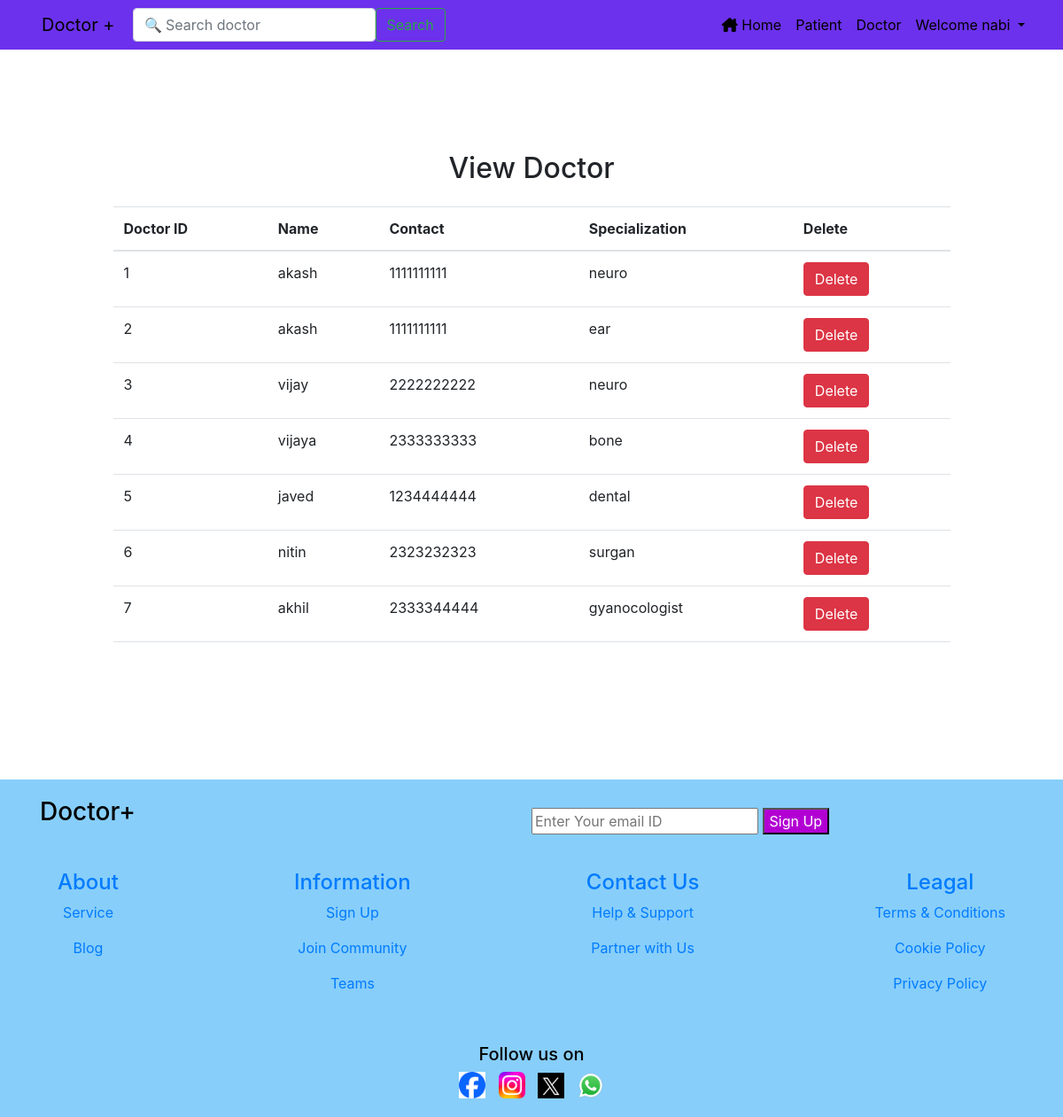
The page /view_doctor/ (signed in) on the database as committed earlier.
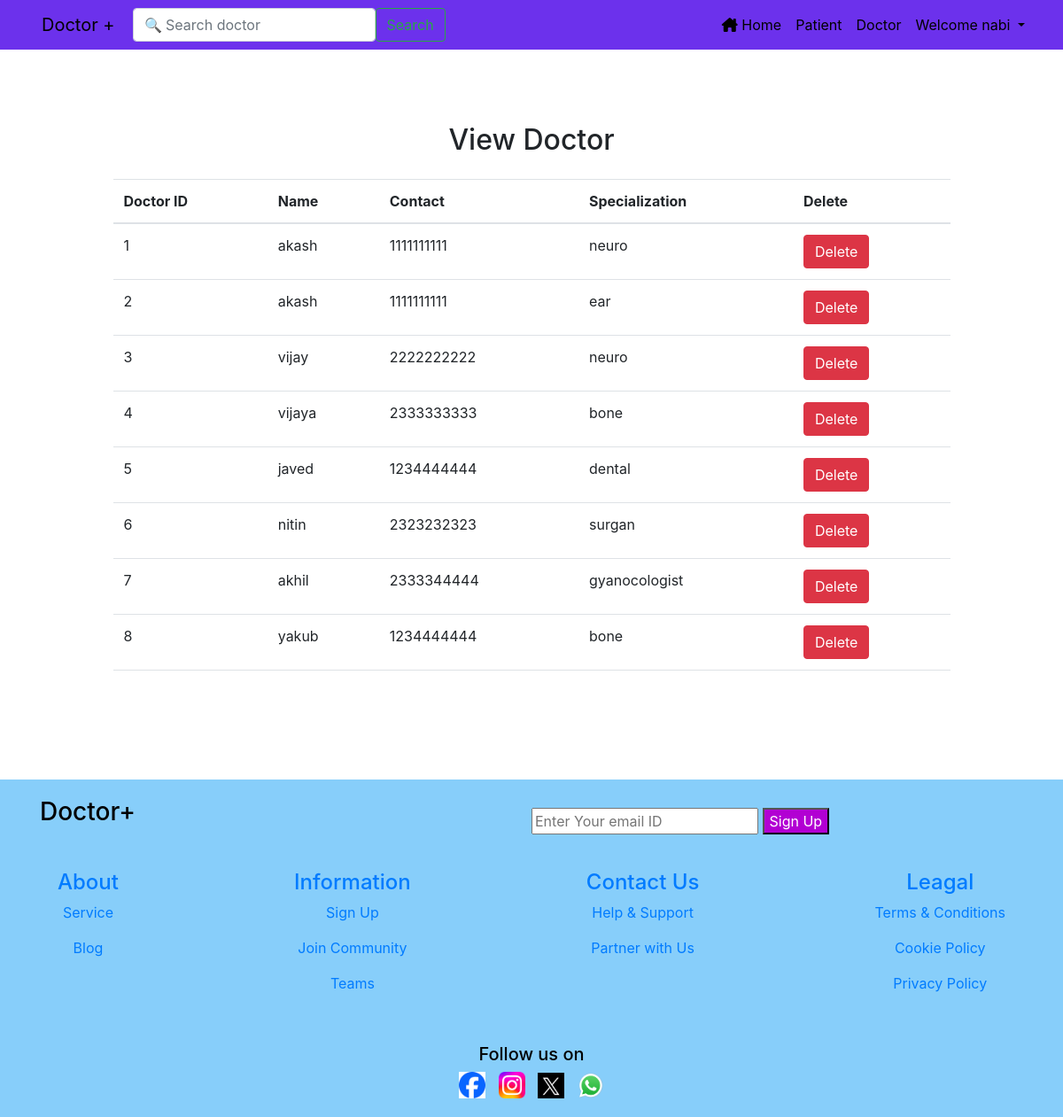
The same page on the database as committed later.
### management/models.py (models this page shows, shortened)
class Doctor(models.Model):
    name = models.CharField(max_length=50)
    mobile = models.IntegerField()
    special = models.CharField(max_length=50)

### management/views.py (the view)
# urls.py: path('view_doctor/', View_Doctor, name='view_doctor'),
def View_Doctor(request):
    if not request.user.is_authenticated:
        return redirect('login')
    doc = Doctor.objects.all()
    d = {'doc': doc}
    return render(request,'view_doctor.html', d)

### management/templates/view_doctor.html (shortened to what this page needs)
{% extends 'homebase.html' %}
{% load static %}
{% block body %}
<div class="container-fluid center-content">
  <div class="col-md-10">
    <h2 class="text-center mb-4">View Doctor</h2>
    <table class="table table-hover" id="example" style="width: 100%;">
      <thead>
        <tr>
          <th>Doctor ID</th>
          <th>Name</th>
          <th>Contact</th>
          <th>Specialization</th>
          <th>Delete</th>
        </tr>
      </thead>
      <tbody>
        {% for i in doc %}
        <tr>
          <td>{{i.id}}</td>
          <td>{{i.name}}</td>
          <td>{{i.mobile}}</td>
          <td>{{i.special}}</td>
          <td><a href="{% url 'delete_doctor' i.id %}" onclick="return confirm('Are you sure you want to delete?')" class="btn btn-danger">Delete</a></td>
        </tr>
        {% endfor %}
      </tbody>
    </table>
  </div>
</div>
{% endblock %}

Rows that differ between the two databases and show on the page:
added Doctor: id "8", name "yakub", mobile "1234444444", special "bone"
